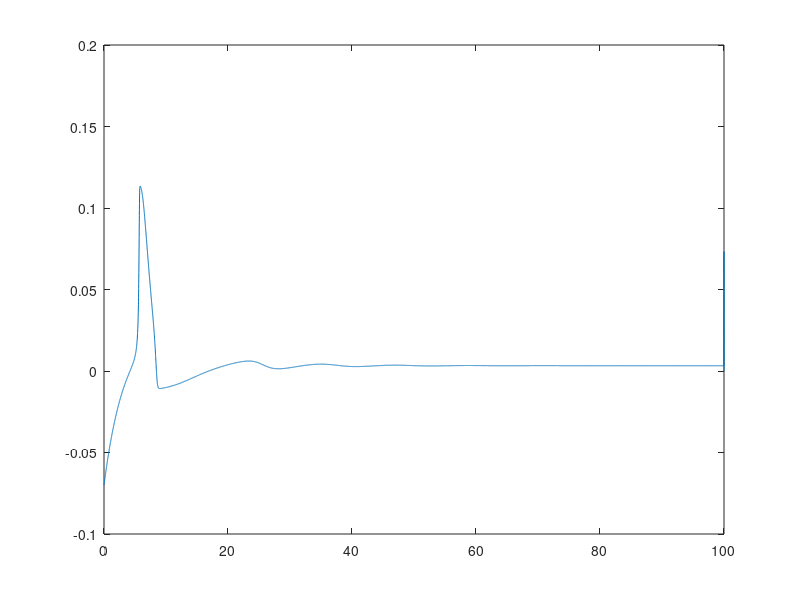

Here is the MATLAB script that generated this plot:
%%Hodgkin-Huxley

%Initialize time
frac=0.01;
t=0:frac:100;  


gK=36*10^(-3);           %Initial conductance for K
gNa=120*10^(-3);           %Initial conductance for Na
gL=0.3*10^(-3);           %Initial conductance for the leakage current
E_K=(-12*10^(-3));     %Initial potential for K channels
E_Na=115*10^(-3);         %Initial potential for Na channels
E_L=10.6*10^(-3);         %Initial potential associated with leakage
V_rest=(-70)*10^(-3);   %Resting potential
C_m=1*(10^(-6));    %Membrane capacitance
            
%%Initializing vectors!!

V=zeros([1 length(t)]);
V_m=zeros([1 length(t)]);

%Initialize the gating variables

alpha_m=zeros([1 length(t)]);
alpha_n=zeros([1 length(t)]);
alpha_h=zeros([1 length(t)]);
beta_m=zeros([1 length(t)]);
beta_n=zeros([1 length(t)]);
beta_h=zeros([1 length(t)]);

%Initialize the conductance related variables

m=zeros([1 length(t)]);
n=zeros([1 length(t)]);
h=zeros([1 length(t)]);

%Initialize the various current vectors

I_ion=zeros([1 length(t)]);


%%%%%Trying to provide stumulus
% I_inj=zeros([1 length(t)]);
I_inj_1=ones([1 10000]); % Specify the duration of the stimulus in terms of the no. of samples 
% a=length(I_inj_1);
I_inj=((5*10^(-6))*I_inj_1);

I_ion(1)=0;

V(1)=V_rest/(10^(-3));
V_m(1)=V_rest;

alpha_m(1)= 0.1*((25-V(1))/(exp((25-V(1))/10)-1));
beta_m(1)=4*(exp((-V(1))/18));
alpha_n(1)=0.01*((10-V(1))/(exp((10-V(1))/10)-1));
beta_n(1)=0.125*(exp(-V(1)/80));
alpha_h(1)=0.07*(exp(-V(1)/20));
beta_h(1)=1/(exp((30-V(1))/10)+1);

%Calculate values for the conductance related variables

m(1) = alpha_m(1)/(alpha_m(1)+beta_m(1));
n(1) = alpha_n(1)/(alpha_n(1)+beta_n(1));
h(1) = alpha_h(1)/(alpha_h(1)+beta_h(1));


    for i=2:(length(t)-1)
 
        V(i)=V_m(i-1)/(10^(-3));
        
        %Calculate values for the gating variables
        
        alpha_m(i) = 0.1*((25-V(i))/(exp((25-V(i))/10)-1));
        beta_m(i) = 4*(exp(-V(i)/18));
        alpha_n(i) = 0.01*((10-V(i))/(exp((10-V(i))/10)-1));
        beta_n(i) = 0.125*(exp(-V(i)/(80)));
        alpha_h(i) = 0.07*(exp(-V(i)/(20)));
        beta_h(i) = 1/(exp((30-V(i))/10)+1);

        %Update the variables to the next value using Euler's method

        m(i) = m(i-1) + frac*(alpha_m(i)*(1-m(i-1))-beta_m(i)*m(i-1));
        n(i) = n(i-1) + frac*(alpha_n(i)*(1-n(i-1))-beta_n(i)*n(i-1));
        h(i) = h(i-1) + frac*(alpha_h(i)*(1-h(i-1))-beta_h(i)*h(i-1));
        
        % Currents, calculate the current values
        
        I_Na = (m(i)^3)*gNa*h(i)*(V_m(i-1)-E_Na);
        I_K = (n(i)^4)*gK*(V_m(i-1)-E_K);
        I_L = gL*(V_m(i-1)-E_L);
        
        I_ion(i)=I_inj(i)-(I_Na)-(I_K)-(I_L);

        %Update the Voltage to the next value using Euler's method

        V_m(i)=V_m(i-1)+(frac* 10^(-3)*(I_ion(i)/C_m));
        
    end
    
    V_m(i)=V_m(i)-(V_rest); %Calculate the HH voltage
    plot(t,V_m);            %The voltage plot
%     plot(t,m);            %the Potassium conductance
%     hold on
%     plot(t,n,'r-')        %the Sodium conductance
